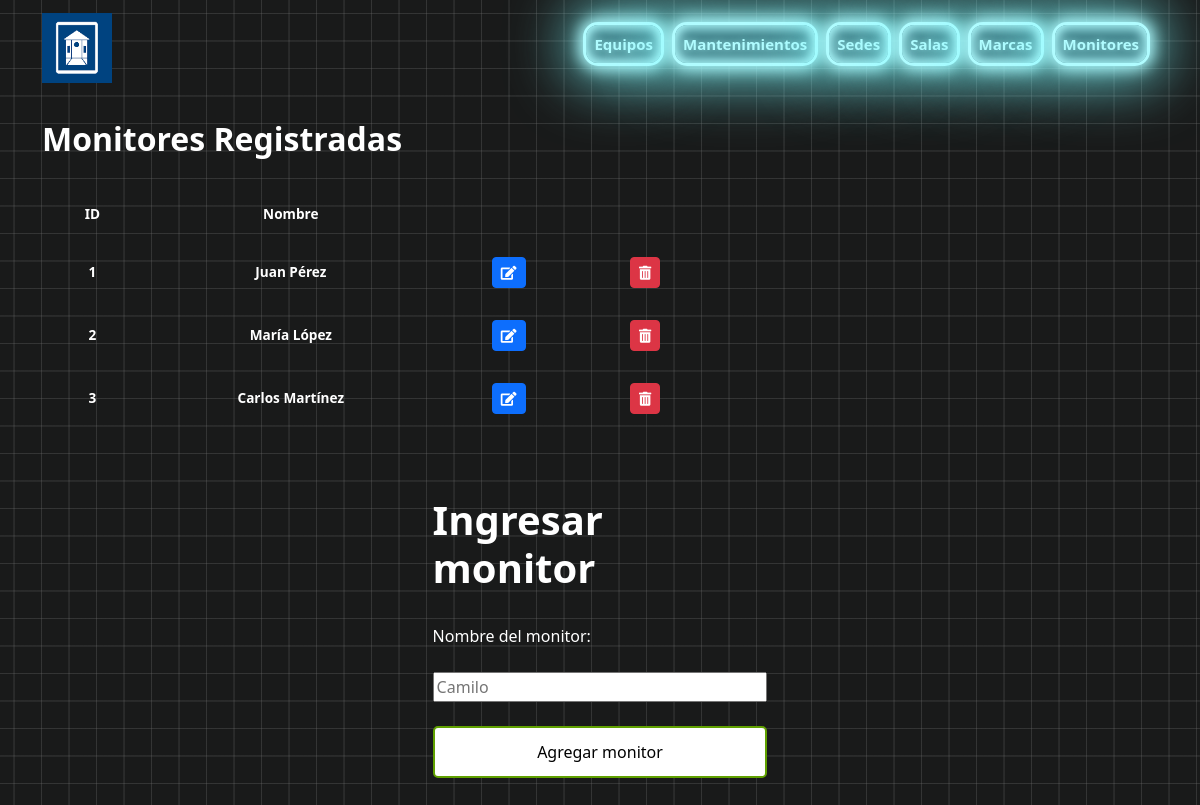
Before: /monitores/listar_monitores.php with the older database file.
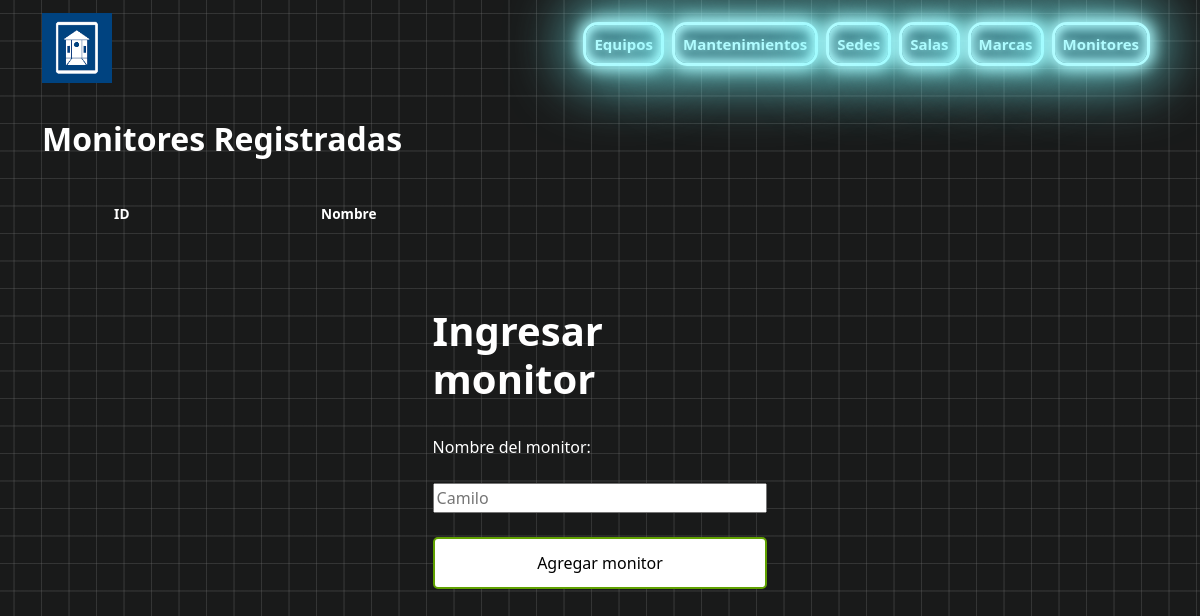
After: the same page with the newer database file.
### tables this page shows
CREATE TABLE monitores (
    id INT  AUTO_INCREMENT PRIMARY KEY NOT NULL,
    nombre VARCHAR(255) NOT NULL
);

### monitores/listar_monitores.php (the view, shortened to what this page needs)
<?php
$conect = connection();
$sql = "SELECT * FROM monitores";
$query = mysqli_query($conect , $sql);
?>
<!DOCTYPE html>
<html lang="en">
<head>
    <link href="https://cdn.jsdelivr.net/npm/bootstrap@5.3.3/dist/css/bootstrap.min.css" rel="stylesheet">
    <link href="https://cdnjs.cloudflare.com/ajax/libs/font-awesome/5.15.4/css/all.min.css" rel="stylesheet">
    <link rel="stylesheet" href="../style/style.css">
</head>
<body class="container">
<?php include('../nav.php'); ?>
<div class="tabla-form">
        <h2>Monitores Registradas</h2>
        <table>
            <thead>
                <tr>
                    <th>ID</th>
                    <th>Nombre</th>
                    <th></th>
                    <th></th>
                </tr>
            </thead>
            <tbody>
                <?php
                while($row = mysqli_fetch_array($query)):
                ?>
                <tr>
                <th><?= $row['id'] ?></th>
                <th><?= $row['nombre'] ?></th>
                <th><a href="editar_monitores.php?id=<?= $row['id'] ?>" class="btn btn-primary btn-sm">
                                    <i class="fas fa-edit"></i>
                                </a>
                <th><a href="eliminar_monitores.php?id=<?= $row['id'] ?>"   class="btn btn-danger btn-sm">
                                    <i class="fas fa-trash-alt"></i>
                                </a>
                </tr>
                <?php
                endwhile;
                ?>
            </tbody>
        </table>
        <br>
    </div>
    <div class="users-form">
        <form action="insertar_monitores.php" method ="POST">
            <h1> Ingresar monitor </h1>
            <label for="nombre" class="title"> Nombre del monitor:</label>
            <input type="text" name="nombre" placeholder="Camilo">
            <input type="submit" value="Agregar monitor">
        </form>
    </div>
    <br/>
</body>
</html>

Changed rows visible on the page:
removed monitores: id "1", nombre "Juan Pérez"
removed monitores: id "2", nombre "María López"
removed monitores: id "3", nombre "Carlos Martínez"
